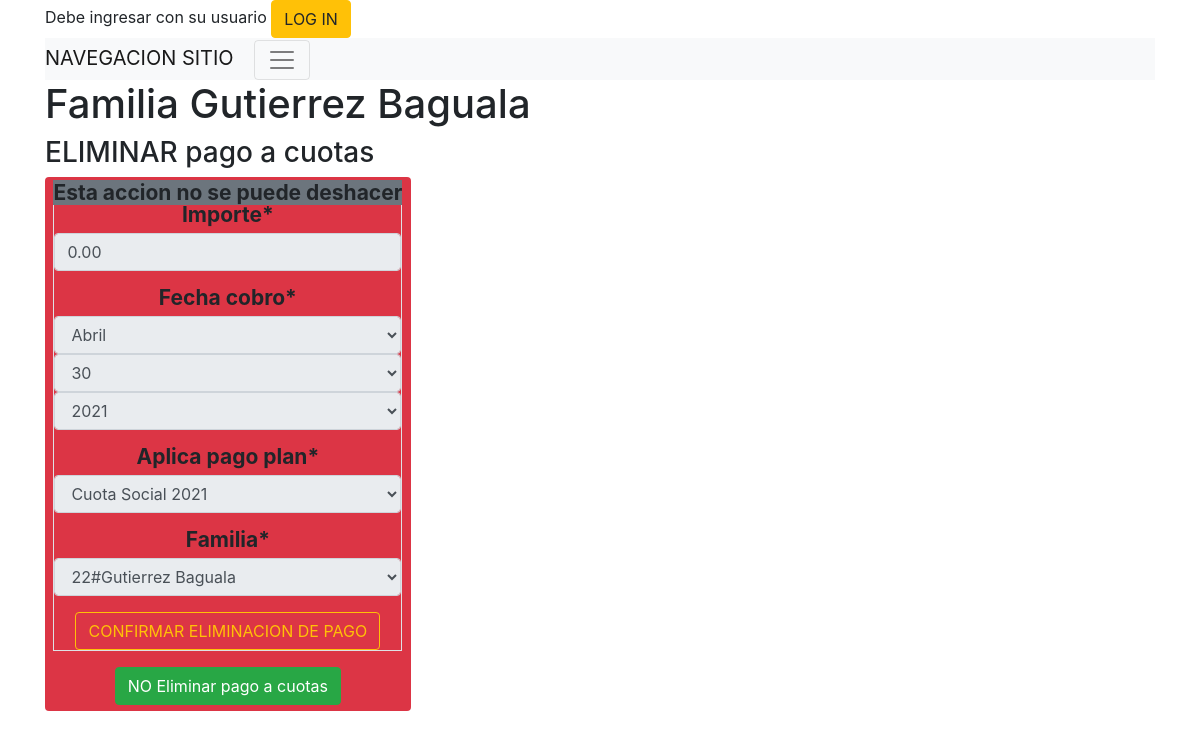
Page /cuotas/familia/borrar_pago_plan/1/84 on the committed database.
### cuotas/models.py (models this page shows, shortened)
class CuotaPago(models.Model):
    importe = models.DecimalField('cobrado',default=0.0,max_digits=8,decimal_places=2,validators=[MinValueValidator(Decimal('1.0'))])
    creado = models.DateTimeField('creado',auto_now_add=True)
    actualizado = models.DateTimeField('actualizado',auto_now=True)
    fecha_cobro = models.DateField('fecha_cobro',default=date.today,)
    aplica_pago_plan = models.ForeignKey(PlanDePago, on_delete=models.CASCADE)
    familia = models.ForeignKey(Familia, on_delete=models.CASCADE)
    deleted = models.BooleanField(default=False)
    class Meta:
        permissions = (
                       ( "pago_cuota_crear","Agregar nuevos pagos de un plan a familia"),
                       ( "pago_cuota_editar","Editar pagos a un plan de la familia"),
                       ( "pago_cuota_borrar","Eliminar pagos de un plan a familia"),
                       ( "pago_cuota_ver","Ver detalle de pagos del plan a familia" ),
                      )
    def __str__(self):
        return  "Concepto: {} | Familia:{} | Vto:{}".format(self.aplica_pago_plan,self.familia, self.importe)

### socios/models.py (models this page shows)
class Familia(models.Model):
    familia_crm_id = models.CharField(max_length=50,unique=True)
    crm_id = models.IntegerField(unique=True,null=True) # unique=True
    direccion_calle = models.CharField(max_length=50,blank=True)
    direccion_numero = models.CharField(max_length=50,blank=True)
    direccion_depto = models.CharField(max_length=50,blank=True)
    direccion_localidad = models.CharField(max_length=50,blank=True)
    direccion_provincia = models.CharField(max_length=50,blank=True)
    contacto = models.CharField(max_length=200,blank=True)
    eliminado = models.BooleanField(default=False)
    creado = models.DateTimeField('creado',auto_now_add=True)
    actualizado = models.DateTimeField('actualizado',auto_now=True)
    class Meta:
        permissions = (
                       ( "familia_crear","Agregar nueva familia"),
                       ( "familia_editar","Editar familia"),
                       ( "familia_borrar","Eliminar familia"),
                       ( "familia_ver","Ver informacion de familia" ),
                      )
    def __str__(self):
        return  "{}#{}".format(self.crm_id,self.familia_crm_id)

### cuotas/views.py (the view, shortened to what this page needs)
# urls.py: path('familia/borrar_pago_plan/<int:familia_id>/<int:pago_id>', views.borrar_pago_plan, name='borrar_pago_plan'),
def borrar_pago_plan(request, familia_id, pago_id):
    func = inspect.currentframe().f_back.f_code
    logger.info(" %s: %s in %s:%i" % (
        'init ',
        func.co_name,
        func.co_filename,
        func.co_firstlineno
    ))
    pago = CuotaPago.objects.get(pk=pago_id)
    logger.info("FORM DELETE PAGO  {}) Pago {} Familia {} plan de pagos {} ".format(func.co_name,pago.pk,pago.familia.familia_crm_id,pago))
    form = CuotaPagoForm(instance=pago)
    form.fields['importe'].widget.attrs['disabled'] = 'disabled'
    form.fields['fecha_cobro'].widget.attrs['disabled'] = 'disabled'
    form.fields['aplica_pago_plan'].widget.attrs['disabled'] = 'disabled'
    form.fields['familia'].widget.attrs['disabled'] = 'disabled'
    return render(request, 'cuotas/pago_plan_borrar.html', {'form': form, 'pago': pago })

### cuotas/forms.py
class CuotaPagoForm(forms.ModelForm):
    fecha_cobro = forms.DateField(widget = forms.SelectDateWidget(years=range(init_year_pay(), end_year_pay()) ) )
    importe = forms.DecimalField()
    class Meta:
        model = CuotaPago
        fields = ('importe', 'fecha_cobro', 'aplica_pago_plan', 'familia')

### cuotas/models.py (called while the page is built)
    def __str__(self):
        return  "{}".format(self.nombre)

### cuotas/templates/cuotas/pago_plan_borrar.html (shortened to what this page needs)
{% extends "base_site.html" %}
{% block content %}
{% load crispy_forms_tags %}
<h1>Familia {{ pago.familia.familia_crm_id }}</h1>
<h3>ELIMINAR pago a cuotas<h3>
  <div class="badge bg-danger">
    <span class=" bg-secondary">Esta accion no se puede deshacer</span>
    <div>
<div class="post">
  <form method="POST" class="post-form table table-striped table-bordered table-hover table-responsive-xl">
    {{ form|crispy }}
    <button type="submit" class="btn btn-outline-warning" type="submit" name="delete" >CONFIRMAR ELIMINACION DE PAGO</button>
  </form>
</div>
<a type="button" class="btn btn-success" href="{% url 'socios:familia_detalle' familia_id=pago.familia.pk error_message='Operacion Borrar Pago a cuotas cancelado'|urlencode %}">NO Eliminar pago a cuotas</a>
{% endblock content %}

### rows in the picture
CuotaPago: familia.familia_crm_id "Gutierrez Baguala", importe "0.00", aplica_pago_plan "Cuota Social 2021", familia "22#Gutierrez Baguala"
